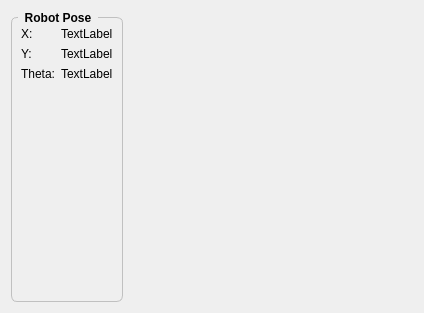
<?xml version="1.0" encoding="UTF-8"?>
<ui version="4.0">
 <class>ClientMonitorWidget</class>
 <widget class="QWidget" name="ClientMonitorWidget">
  <property name="geometry">
   <rect>
    <x>0</x>
    <y>0</y>
    <width>424</width>
    <height>313</height>
   </rect>
  </property>
  <property name="windowTitle">
   <string>Form</string>
  </property>
  <layout class="QGridLayout" name="gridLayout">
   <item row="0" column="0">
    <widget class="QGroupBox" name="groupBox">
     <property name="styleSheet">
      <string notr="true">QGroupBox {
    font: bold;
    border: 1px solid silver;
    border-radius: 6px;
    margin-top: 6px;
}

QGroupBox::title {
    subcontrol-origin: margin;
    left: 7px;
    padding: 0px 5px 0px 5px;
}</string>
     </property>
     <property name="title">
      <string>Robot Pose</string>
     </property>
     <layout class="QVBoxLayout" name="verticalLayout_2">
      <item>
       <layout class="QGridLayout" name="gridLayout_2">
        <item row="2" column="1">
         <widget class="QLabel" name="poseTheta">
          <property name="text">
           <string>TextLabel</string>
          </property>
         </widget>
        </item>
        <item row="0" column="0">
         <widget class="QLabel" name="label_2">
          <property name="text">
           <string>X:</string>
          </property>
         </widget>
        </item>
        <item row="1" column="1">
         <widget class="QLabel" name="poseY">
          <property name="text">
           <string>TextLabel</string>
          </property>
         </widget>
        </item>
        <item row="2" column="0">
         <widget class="QLabel" name="label_6">
          <property name="text">
           <string>Theta:</string>
          </property>
         </widget>
        </item>
        <item row="1" column="0">
         <widget class="QLabel" name="label_4">
          <property name="text">
           <string>Y:</string>
          </property>
         </widget>
        </item>
        <item row="0" column="1">
         <widget class="QLabel" name="poseX">
          <property name="text">
           <string>TextLabel</string>
          </property>
         </widget>
        </item>
       </layout>
      </item>
      <item>
       <spacer name="verticalSpacer">
        <property name="orientation">
         <enum>Qt::Vertical</enum>
        </property>
        <property name="sizeHint" stdset="0">
         <size>
          <width>20</width>
          <height>40</height>
         </size>
        </property>
       </spacer>
      </item>
     </layout>
    </widget>
   </item>
   <item row="0" column="1">
    <spacer name="horizontalSpacer">
     <property name="orientation">
      <enum>Qt::Horizontal</enum>
     </property>
     <property name="sizeHint" stdset="0">
      <size>
       <width>40</width>
       <height>20</height>
      </size>
     </property>
    </spacer>
   </item>
  </layout>
 </widget>
 <resources/>
 <connections/>
</ui>
